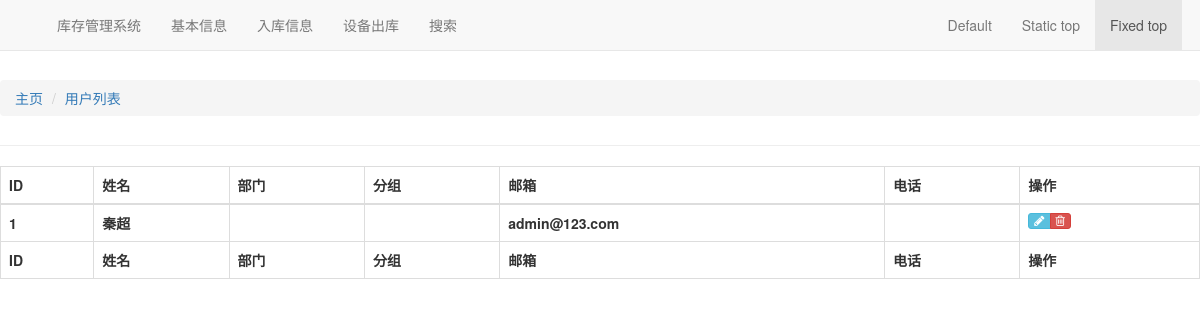
/user/profiles, run on an earlier commit of the app's database.
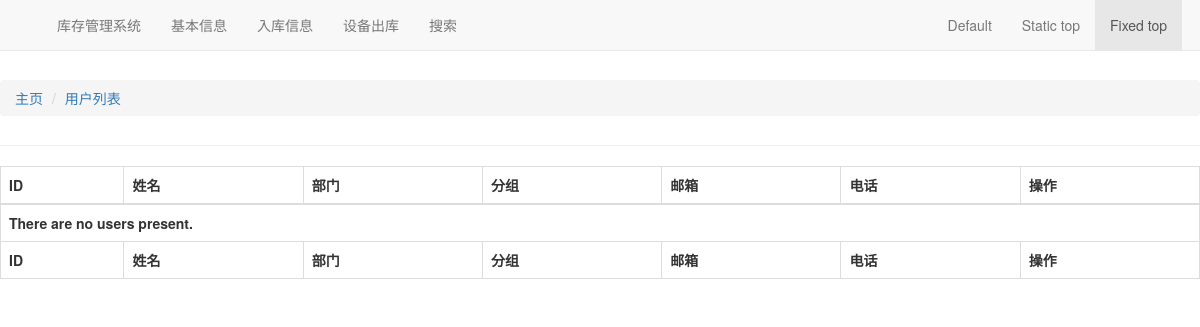
And on a later commit of the database.
### user/models.py (models this page shows, shortened)
class UserProfile(CommonInfo):
    user = models.OneToOneField(User,
                                on_delete=models.CASCADE,
                                related_name='profile')
    name = models.CharField('姓名', max_length=50, blank=True, null=True)
    department = models.ForeignKey(Wordbook,
                                   on_delete=models.SET_NULL,
                                   related_name='dep_users',
                                   blank=True,
                                   null=True)
    team = models.ForeignKey(Wordbook,
                             on_delete=models.SET_NULL,
                             related_name='team_users',
                             blank=True,
                             null=True)
    role = models.ForeignKey(Role,
                             on_delete=models.SET_NULL,
                             blank=True,
                             null=True,
                             verbose_name=u"角色")
    phone = models.CharField('固定电话', max_length=50, blank=True, null=True)
    mobile = models.CharField('电话', max_length=50, blank=True, null=True)
    class Meta:
        verbose_name = '用户信息'

### user/views.py (the view)
# urls.py: path('profiles', UserProfileList.as_view(), name='profiles'),
class UserProfileList(ListView):
    model = UserProfile

### templates/user/userprofile_list.html (shortened to what this page needs)
{% extends 'base.html' %}
{% block breadcrumb %}
<li id="orbit"><a href="{%url 'user:profiles' %}">用户列表</a></li>
{% endblock %}
{% block maincontent %}
<div id="data">
	<table id='dataTable' class='table table-bordered table-hover' cellspacing='0' width='100%'>
		<thead>
			<tr>
				<th>ID</th>
				<th>姓名</th>
				<th>部门</th>
				<th>分组</th>
				<th>邮箱</th>
				<th>电话</th>
				<th>操作</th>
			</tr>
		</thead>
		{% if object_list %}
		{% for u in object_list %}
		<tr>
			<th>{{ u.id }}</th>
			<th>{{ u.name }}</th>
			<th>{{ u.department.name }}</th>
			<th>{{ u.team.name }}</th>
			<th>{{ u.user.email }}</th>
			<th>{{ u.telephone }}</th>
			<th>
				<div class="hidden-sm hidden-xs btn-group">
					<a class="btn btn-xs btn-info" href="{% url 'user:edit_profile' u.id %}">
						<i class="ace-icon fa fa-pencil bigger-120"></i>
					</a>
					<a class="btn btn-xs btn-danger" href="{% url 'user:delete_profile' u.id %}">
						<i class="ace-icon fa fa-trash-o bigger-120"></i>
					</a>
				</div>
			</th>
		</tr>
		{% endfor %}
		{% else %}
		<tr>
			<th colspan="7"><strong>There are no users present.</strong></th>
		</tr>
		{% endif %}
		<tfoot>
			<tr>
				<th>ID</th>
				<th>姓名</th>
				<th>部门</th>
				<th>分组</th>
				<th>邮箱</th>
				<th>电话</th>
				<th>操作</th>
			</tr>
		</tfoot>
	</table>
</div>
{% endblock %}

What changed in the data, as far as the page shows it:
removed UserProfile: id "1", name "秦超", user.email "admin@123.com"
Also different on the page:
text now shown: "There are no users present."
